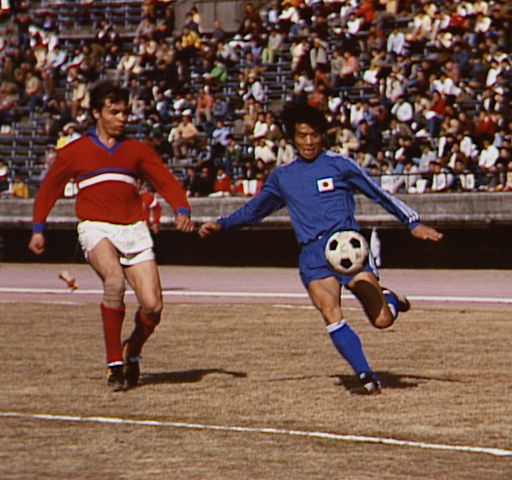
#> input picture test_images/soccer.bmp, 512 x 480 px, found by its file name
$ python filtro_kmeans.py
#> lines starting #> are read from the running program, lines starting #| are printed output that depends on the picture
#> further down, imagen is the input picture: PIL image 512x480 RGB; mean R, G, B 115.3, 86, 74.3
### funciones.py
from PIL import Image
import numpy as np
import math

# [23 lines left out: function get_grid_coords, not called in this run]

def dividir_canales(imagen):
    imagen_rgb = imagen.convert("RGB")
    canal_rojo, canal_verde, canal_azul = imagen_rgb.split()
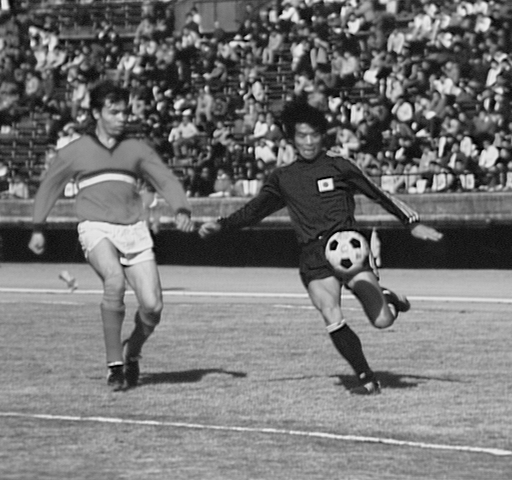
#> canal_rojo: PIL image 512x480 L; min 0, max 242, mean 115.3
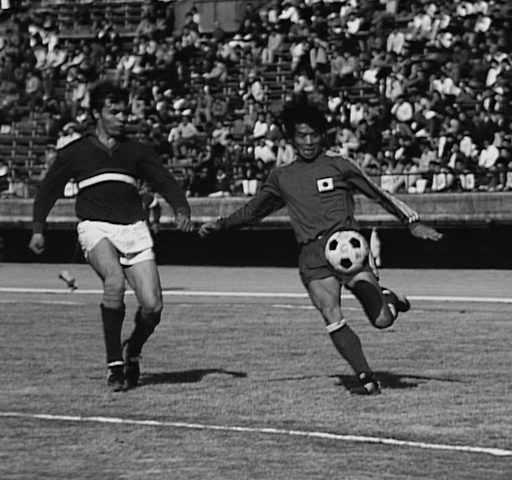
#> canal_verde: PIL image 512x480 L; min 0, max 243, mean 86
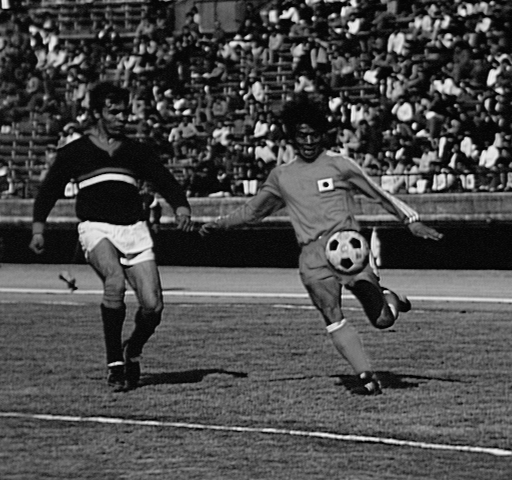
#> canal_azul: PIL image 512x480 L; min 0, max 255, mean 74.3
    return canal_rojo, canal_verde, canal_azul

# [36 lines left out: functions radios, dibujar_circulo, not called in this run]

### filtro_kmeans.py
from PIL import Image
import numpy as np
import random
import math
from funciones import *

# Abrir la imagen
imagen = Image.open("../Trabajo-Pr-ctico-N-2-Pensamiento-Computacional-/test_images/soccer.bmp")
canal_rojo, canal_verde, canal_azul = dividir_canales(imagen)
w, h = imagen.size
#> w = 512; h = 480

# Convertir canales a arrays de numpy
datos_canal_rojo = np.array(canal_rojo)
datos_canal_verde = np.array(canal_verde)
datos_canal_azul = np.array(canal_azul)

k = int(input("¿Cuántos colores querés usar?: "))
#> the answer given: 3

# 1️⃣ Seleccionar k centroides aleatorios
valores_pixeles_principales = []
for _ in range(k):
    x = random.randint(0, w - 1)
    y = random.randint(0, h - 1)
    r = datos_canal_rojo[y, x]
    g = datos_canal_verde[y, x]
    b = datos_canal_azul[y, x]
    valores_pixeles_principales.append([int(r), int(g), int(b)])
#> this loop made 3 passes
#> (r, g, b) on passes 1 to 3: (106, 57, 35), (177, 145, 143), (35, 19, 7)
#> after the loop, valores_pixeles_principales = [[106, 57, 35], [177, 145, 143], [35, 19, 7]]

# 🚀 Iterar 10 veces
for iteracion in range(10):
    print(f"\nIteración {iteracion + 1}")

    # Inicializar clusters vacíos
    clusters = [[] for _ in range(k)]

    # Asignar cada píxel al cluster más cercano
    for i in range(h):
        for j in range(w):
            rojo = int(datos_canal_rojo[i, j])
            verde = int(datos_canal_verde[i, j])
            azul = int(datos_canal_azul[i, j])
            lista_valores = []

            # Calcular la distancia a cada centroide
            for (rojo2, verde2, azul2) in valores_pixeles_principales:
                valor_punto = math.sqrt(
                    ((rojo - rojo2) ** 2) +
                    ((verde - verde2) ** 2) +
                    ((azul - azul2) ** 2)
                )
                lista_valores.append(valor_punto)

            # Encontrar el índice del cluster más cercano
            indice_minimo = lista_valores.index(min(lista_valores))

            # Agregar el píxel (i, j) al cluster correspondiente
            clusters[indice_minimo].append((i, j))

    # Calcular el promedio RGB para cada cluster
    nuevos_valores_pixeles_principales = []

    for cluster in clusters:
        if len(cluster) == 0:
            # Si el cluster quedó vacío, mantener el centroide anterior (o poner 0,0,0 si preferís)
            nuevos_valores_pixeles_principales.append([0, 0, 0])
            continue

        suma_r = 0
        suma_g = 0
        suma_b = 0

        for (i, j) in cluster:
            suma_r += int(datos_canal_rojo[i, j])
            suma_g += int(datos_canal_verde[i, j])
            suma_b += int(datos_canal_azul[i, j])

        cantidad = len(cluster)
        promedio_r = suma_r // cantidad
        promedio_g = suma_g // cantidad
        promedio_b = suma_b // cantidad

        nuevos_valores_pixeles_principales.append([promedio_r, promedio_g, promedio_b])

    # Mostrar nuevos centroides para esta iteración
    for idx, (r, g, b) in enumerate(nuevos_valores_pixeles_principales):
        print(f"Cluster {idx}: R={r}, G={g}, B={b}")

    # Actualizar los centroides para la próxima iteración
    valores_pixeles_principales = nuevos_valores_pixeles_principales
#> this loop made 10 passes
#> (printed output is left out)

# ✅ Crear imagen final usando los clusters de la última iteración
imagen_final = Image.new("RGB", (w, h))
#> imagen_final: PIL image 512x480 RGB; every value is 0
pixels_final = imagen_final.load()

# Usamos los clusters finales y pintamos cada píxel de su color correspondiente
for cluster_idx, cluster in enumerate(clusters):
    r, g, b = valores_pixeles_principales[cluster_idx]
    for (i, j) in cluster:
        pixels_final[j, i] = (r, g, b)

# Mostrar la imagen final
imagen_final.show()
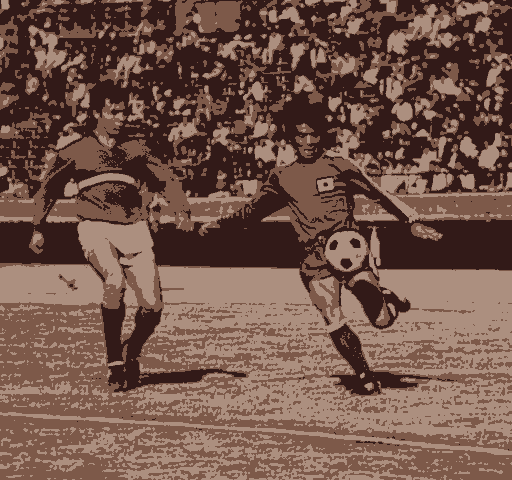
#> shown: PIL image 512x480 RGB; mean R, G, B 115.1, 85.3, 73.9

# También podés guardarla si querés:
# imagen_final.save("resultado_kmeans.png")
